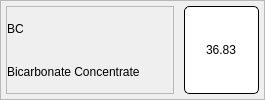
                       <widget class="QFrame" name="frame_75">
                        <property name="frameShape">
                         <enum>QFrame::StyledPanel</enum>
                        </property>
                        <property name="frameShadow">
                         <enum>QFrame::Raised</enum>
                        </property>
                        <layout class="QHBoxLayout" name="horizontalLayout_35" stretch="4,1">
                         <property name="spacing">
                          <number>10</number>
                         </property>
                         <property name="leftMargin">
                          <number>5</number>
                         </property>
                         <property name="topMargin">
                          <number>5</number>
                         </property>
                         <property name="rightMargin">
                          <number>5</number>
                         </property>
                         <property name="bottomMargin">
                          <number>5</number>
                         </property>
                         <item>
                          <widget class="QFrame" name="frame_76">
                           <property name="frameShape">
                            <enum>QFrame::StyledPanel</enum>
                           </property>
                           <property name="frameShadow">
                            <enum>QFrame::Raised</enum>
                           </property>
                           <layout class="QVBoxLayout" name="verticalLayout_53">
                            <property name="spacing">
                             <number>0</number>
                            </property>
                            <property name="leftMargin">
                             <number>0</number>
                            </property>
                            <property name="topMargin">
                             <number>0</number>
                            </property>
                            <property name="rightMargin">
                             <number>0</number>
                            </property>
                            <property name="bottomMargin">
                             <number>0</number>
                            </property>
                            <item>
                             <widget class="QLabel" name="label_84">
                              <property name="styleSheet">
                               <string notr="true">font: bold 28px &quot;Roboto&quot;;</string>
                              </property>
                              <property name="text">
                               <string>BC</string>
                              </property>
                             </widget>
                            </item>
                            <item>
                             <widget class="QLabel" name="label_85">
                              <property name="styleSheet">
                               <string notr="true">font:  20px &quot;Roboto&quot;;</string>
                              </property>
                              <property name="text">
                               <string>Bicarbonate Concentrate</string>
                              </property>
                             </widget>
                            </item>
                           </layout>
                          </widget>
                         </item>
                         <item>
                          <widget class="QLineEdit" name="bc_edit_19">
                           <property name="sizePolicy">
                            <sizepolicy hsizetype="Preferred" vsizetype="Preferred">
                             <horstretch>0</horstretch>
                             <verstretch>0</verstretch>
                            </sizepolicy>
                           </property>
                           <property name="minimumSize">
                            <size>
                             <width>75</width>
                             <height>40</height>
                            </size>
                           </property>
                           <property name="maximumSize">
                            <size>
                             <width>16777215</width>
                             <height>16777215</height>
                            </size>
                           </property>
                           <property name="styleSheet">
                            <string notr="true">background: #FFFFFF;
border: 1px solid #000000;
border-radius: 5px;
font:  bold 16px &quot;Roboto&quot;;</string>
                           </property>
                           <property name="text">
                            <string>36.83</string>
                           </property>
                           <property name="alignment">
                            <set>Qt::AlignCenter</set>
                           </property>
                          </widget>
                         </item>
                        </layout>
                       </widget>
